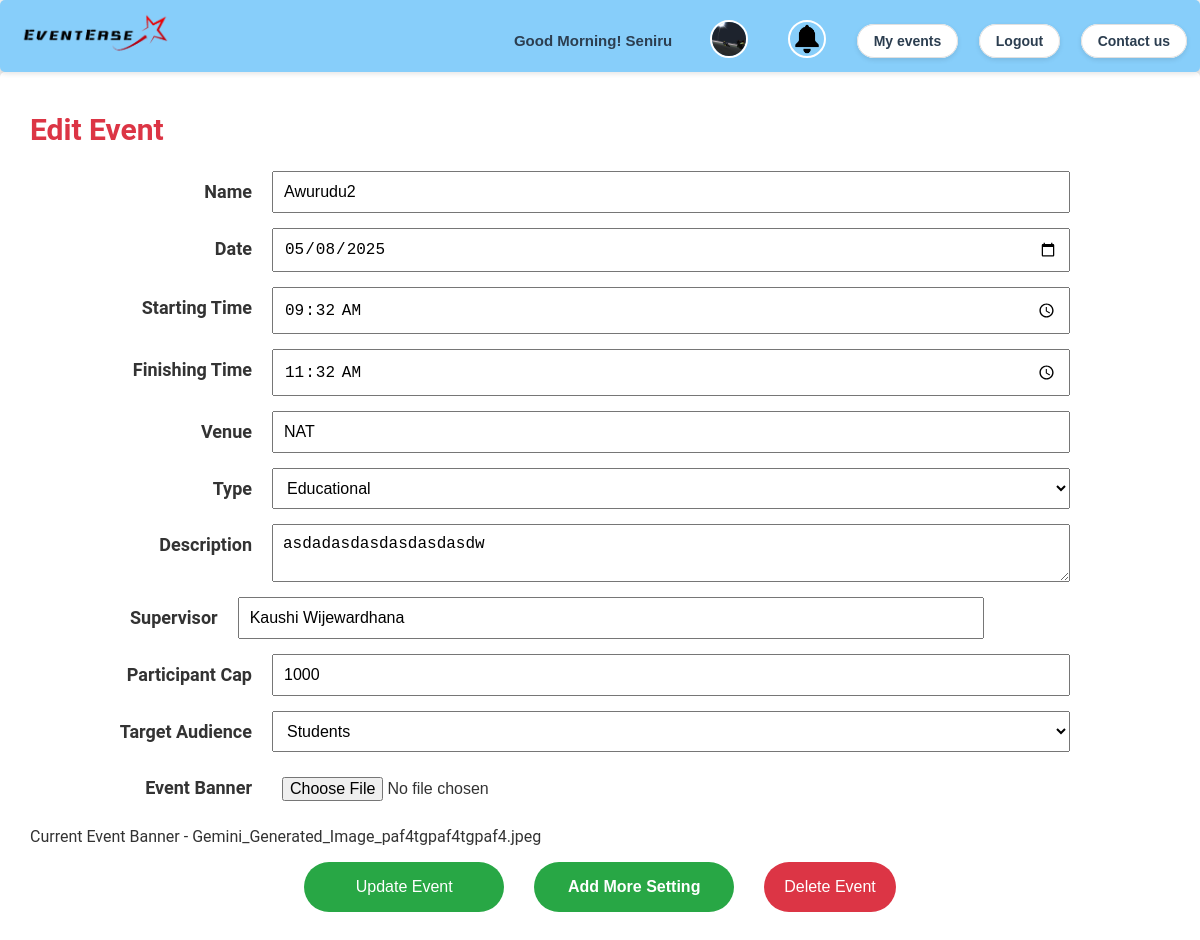
The app's page /createform?no=19 (signed in) with its own data.
### tables this page shows
CREATE TABLE `events` (
  `no` int(11) NOT NULL,
  `name` varchar(20) NOT NULL,
  `short_dis` varchar(200) DEFAULT NULL,
  `long_dis` varchar(2000) NOT NULL,
  `flag` tinyint(1) NOT NULL,
  `time` time NOT NULL,
  `finish_time` time NOT NULL,
  `date` date NOT NULL,
  `location` varchar(20) NOT NULL,
  `people_limit` int(11) NOT NULL,
  `event_type` varchar(50) NOT NULL,
  `approvedstatus` int(11) NOT NULL,
  `reason` varchar(1000) NOT NULL,
  `supervisor` int(11) DEFAULT NULL,
  `event_banner` varchar(200) NOT NULL,
  `organizer` int(11) NOT NULL,
  `orgno` int(11) NOT NULL
);

### app/Controllers/EventsController.php (called while the page is built, shortened)
<?php
class EventsController {
    private $eventModel;
    public function __construct() {
        $database = new Database();
        $this->eventModel = new EventModel($database);
    }
    public function createform() {
        $eventno = isset($_GET['no']) ? htmlspecialchars($_GET['no']) : null;
        $eventData = null;
        if ($eventno) {
            $eventData = $this->eventModel->getEvent($eventno);
        }
        include __DIR__ . '/../Views/EventOrg/create.php';
    }
}

### app/Database.php (called while the page is built, shortened)
<?php
class Database
{
    private $host = 'localhost';
    private $user = 'root';
    private $password = '';
    private $db_name = 'eventease';
    public function getConnection()
    {
        $this->con = new mysqli($this->host, $this->user, $this->password, $this->db_name);
        return $this->con;
    }
}
?>

### app/Models/EventModel.php (called while the page is built, shortened)
<?php
class EventModel {
    private $conn;
    public function __construct(Database $database) {
        $this->conn = $database->getConnection();
    }
    public function getEvent($no) {
    $query = "SELECT events.*, organizations.*
              FROM events
              JOIN organizations ON events.orgno = organizations.orgno
              WHERE events.no = ?";
    $stmt = $this->conn->prepare($query);
    $stmt->bind_param("i", $no);
    $stmt->execute();
    $result = $stmt->get_result();
    return $result->fetch_assoc();
}
}

### app/views/EventOrg/create.php (the view, shortened to what this page needs)
<link rel="stylesheet" type="text/css" href="./css/global.css">
<div class="page">
    <div class="event">
        <h2><?php echo isset($eventData) ? 'Edit Event' : 'Create Event'; ?></h2>
        <form action="<?php echo !$eventData ? 'createevent' : 'processEvent'; ?>" method="post" enctype="multipart/form-data">
            <div class="form-group">
                <label for="name">Name</label>
                <input type="text" name="name" id="name" class="form-control" value="<?php echo isset($eventData['name']) ? $eventData['name'] : ''; ?>" required>
            </div>
            <div class="form-group">
                <label for="date">Date</label>
                <input type="date" name="date" id="date" class="form-control" value="<?php echo isset($eventData['date']) ? $eventData['date'] : ''; ?>" required>
            </div>
            <div class="form-group">
                <label for="time">Starting Time</label>
                <input type="time" name="time" id="time" class="form-control" value="<?php echo isset($eventData['time']) ? $eventData['time'] : ''; ?>" required>
            </div>
            <div class="form-group">
                <label for="time">Finishing Time</label>
                <input type="time" name="finish_time" id="finish_time" class="form-control" value="<?php echo isset($eventData['finish_time']) ? $eventData['finish_time'] : ''; ?>" required>
            </div>
            <div class="form-group">
                <label for="venue">Venue</label>
                <input type="text" name="location" id="venue" class="form-control" value="<?php echo isset($eventData['location']) ? $eventData['location'] : ''; ?>" required>
            </div>
            <div class="form-group">
                <label for="event_type">Type</label>
                <select name="event_type" id="event_type" class="form-control" required>
                    <option value="Educational" <?php echo (isset($eventData['event_type']) && $eventData['event_type'] == 'Educational') ? 'selected' : ''; ?>>Educational</option>
                </select>
            </div>
            <div class="form-group">
                <label for="long_dis">Description</label>
                <textarea name="long_dis" id="long_dis" class="form-control" required><?php echo isset($eventData['long_dis']) ? $eventData['long_dis'] : ''; ?></textarea>
            </div>
            <div class="form-group">
                <label id ="supervisor"for="supervisor">Supervisor</label>
                <div class="supervisor-search-container">
                    <input type="text" id="supervisorSearch" class="form-control" placeholder="Search Supervisor..." autocomplete="off">
                </div>
            </div>
            <div class="form-group">
                <label for="participant_cap">Participant Cap</label>
                <input type="number" name="people_limit" id="participant_cap" class="form-control" value="<?php echo isset($eventData['people_limit']) ? $eventData['people_limit'] : ''; ?>" required>
            </div>
            <div class="form-group">
                <label for="target_audience">Target Audience</label>
                <select name="flag" id="target_audience" class="form-select" required>
                    <option value="0" <?php echo (isset($eventData['flag']) && $eventData['flag'] == '0') ? 'selected' : ''; ?>>Students</option>
                </select>
            </div>
            <div class="form-group">
                <label for="event_banner">Event Banner</label>
                <input type="file" name="event_banner" id="event_banner" class="form-control">
            </div>
            <?php if (isset($eventData['event_banner'])): ?>
                <p>Current Event Banner - <?php echo basename($eventData['event_banner']); ?></p>
            <?php endif; ?>
            <?php if (isset($eventData)) { ?>
            <div class="downbuttons">
                <button type="submit" name="update" class="btn primary">Update Event</button>
                <button class="btn primary"><a href="addmore" style="color:white">Add More Setting</a></button>
                <button type="submit" name="delete" class="btn danger">Delete Event</button>
            </div>
            <?php } else { ?>
                <button type="submit" name="submit" class="btn primary">Create Event</button>
            <?php } ?>
        </form>
    </div>
</div>

### public/css/headerstyle.css (style rules this page uses)
body { margin: -1px; padding: -1px; font-family: Arial, Helvetica, sans-serif; }
a { text-decoration: none; font-family: sans-serif; font-weight: bold; }

### public/css/global.css (style rules this page uses)
body { background-color: #f0f0f0; font-family: "Roboto", sans-serif; font-size: 16px; margin: 0; padding: 0; color: #333; }
a { color: #007bff; text-decoration: none; }
h2 { color: #dc3545 !important; font-weight: bold; font-size: 30px; margin-top: 0px; }
.page { padding: 40px 30px; background-color: #fff; border-radius: 5px; box-shadow: 0 0 10px rgba(0, 0, 0, 0.1); }
.page .event .form-group { display: flex; flex-direction: row; margin-bottom: 15px; }
.page .event .form-group label { font-size: 18px; font-weight: bold; margin-bottom: 10px; margin-top: 10px; margin-left: auto; margin-right: 20px; }
.page .event .form-group input, .page .event .form-group textarea, .page .event .form-group select { padding: 10px; font-size: 16px; width: 70%; box-sizing: border-box; justify-content: right; margin-right: 100px; }
.page .event .btn.primary { padding: 10px 20px; font-size: 16px; width: 200px; height: 50px; display: block; background-color: #28a745; color: white; border: none; cursor: pointer; }
.btn { display: inline-block; padding: 10px 20px; border: none; border-radius: 50px; cursor: pointer; color: #fff; font-size: 16px; text-align: center; text-decoration: none; transition: background-color 0.3s; }
.btn.primary { background-color: #007bff; }
.btn.danger { background-color: #dc3545; }
.downbuttons { display: flex; justify-content: center; column-gap: 30px; }

### app/views/EventOrg/create.php (style rules this page uses)
#supervisor { margin-left: 100px; }
.supervisor-search-container { position: relative; width: 100%; }
#supervisorSearch { width: 80%; }

### records on screen
events: name "Awurudu2", date "05/08/2025", time "09:32:00", finish_time "11:32:00", location "NAT", event_type "Educational", long_dis "asdadasdasdasdasdasdw", people_limit "1000", flag "Students", event_banner "Gemini_Generated_Image_paf4tgpaf4tgpaf4.jpeg"

### other values on screen
$fname "Seniru"
